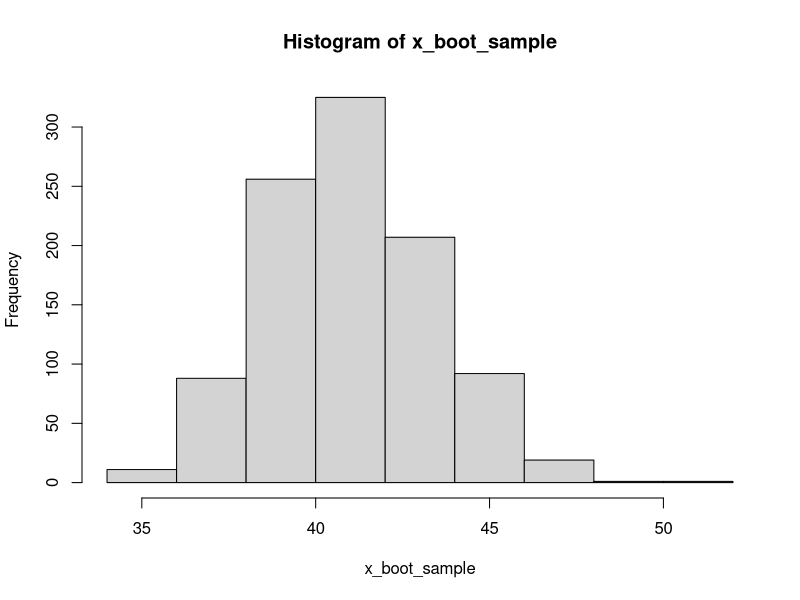
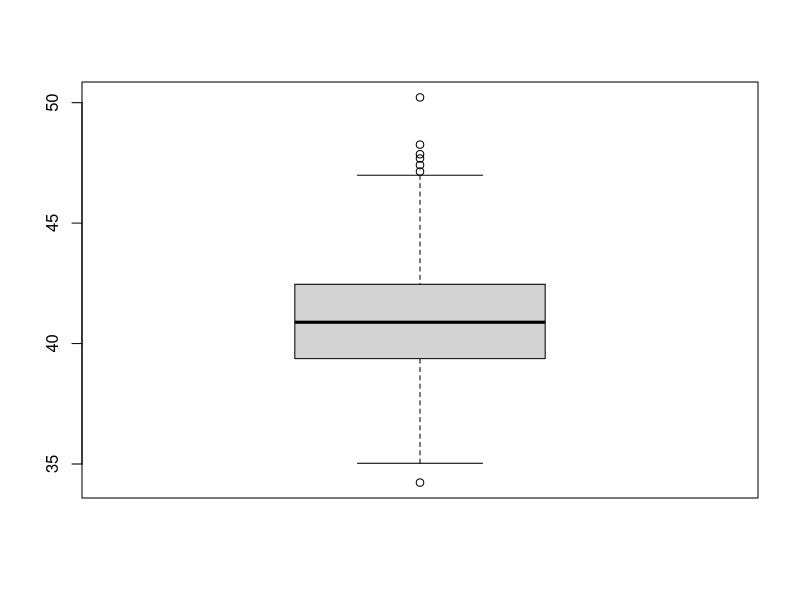

Write R code to recreate these figures, in order.
# This is a script for bootstrapping data
# The first step is to read the data from the external 
perchlorate_data <- read.table("Perchlorate_Data.csv", header = T, sep = ",")
head(perchlorate_data) #just to make sure that the data were read correctly

follicle_number<-perchlorate_data$Number_of_Follicles # subset just the follicle data
head(follicle_number) #again, head just to make sure that it is working correctly
x_boot_rep = NULL #initialize vector of random subsets
x_boot_sample = NULL #initialize vector of status of bootstrapped

# The next set of code is a very useful for loop
# Notice that you have i created 1000 times by looping 
for (i in 1:1000){
  x_boot_rep = sample(follicle_number, replace=TRUE)
  x = mean(x_boot_rep)
  x_boot_sample[i] = x
}

# Now we can look at the sampling distribution itself. 
head(x_boot_sample)
hist(x_boot_sample)
boxplot(x_boot_sample)

# Let's get an estimate with it's standard error from the sampling distribution statistics
estimate <- mean(x_boot_sample)
stan_err <- sd(x_boot_sample)
lower_CI <- estimate - 1.96*stan_err
upper_CI <- estimate + 1.96*stan_err
print(lower_CI)
print(upper_CI)

